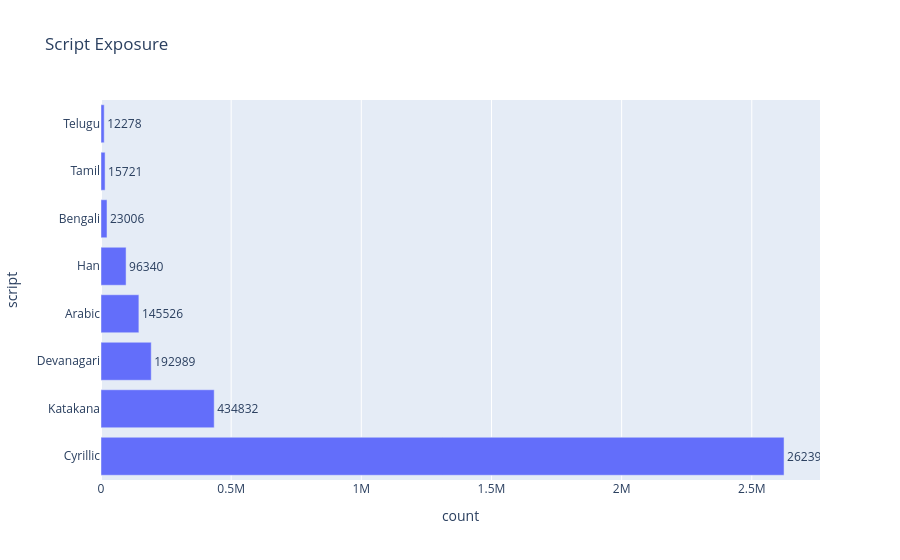

Notebook cell for this chart:
### Code cell
fig = px.bar(
    exp[exp["script"] != "Latin"],
    x="count",
    y="script",
    title="Script Exposure",
    text="count"
)

fig.update_traces(textposition="outside")

fig.show()

### Figure 1 — Plotly figure (JSON) as saved in the notebook; plotly's stock layout.template omitted (floating-point values rounded to 4 significant figures)
{"data": [{"hovertemplate": "count=%{text}<br>script=%{y}<extra></extra>", "legendgroup": "", "marker": {"color": "#636efa", "pattern": {"shape": ""}}, "name": "", "orientation": "h", "showlegend": false, "text": [2624000.0, 434800.0, 193000.0, 145500.0, 96340.0, 23010.0, 15720.0, 12280.0], "textposition": "outside", "type": "bar", "x": [2623937, 434832, 192989, 145526, 96340, 23006, 15721, 12278], "xaxis": "x", "y": ["Cyrillic", "Katakana", "Devanagari", "Arabic", "Han", "Bengali", "Tamil", "Telugu"], "yaxis": "y"}], "layout": {"barmode": "relative", "legend": {"tracegroupgap": 0}, "title": {"text": "Script Exposure"}, "xaxis": {"anchor": "y", "domain": [0, 1], "title": {"text": "count"}}, "yaxis": {"anchor": "x", "domain": [0, 1], "title": {"text": "script"}}}}
